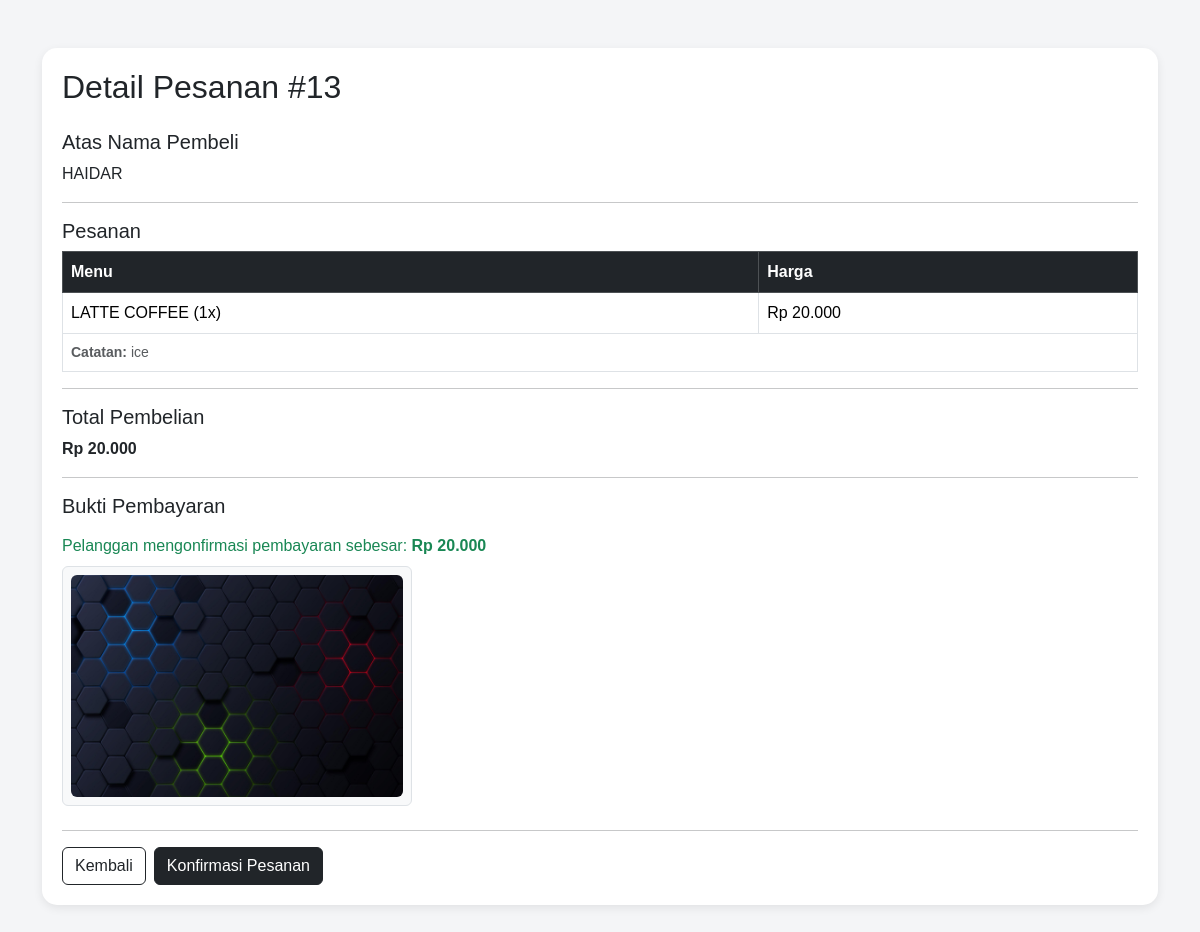
Page /admin/detail_pesanan.php?id=13 (signed in) on the committed database.
### tables this page shows
CREATE TABLE `pemesanan` (
  `id` int(5) NOT NULL,
  `namap` varchar(30) NOT NULL,
  `jumlah` int(2) NOT NULL,
  `catatan` varchar(100) DEFAULT NULL,
  `idm` int(11) NOT NULL,
  `status` enum('Pending','Selesai') DEFAULT 'Pending'
);

CREATE TABLE `menu` (
  `idm` int(2) NOT NULL,
  `catalog` varchar(30) NOT NULL,
  `harga` varchar(30) NOT NULL,
  `keterangan` varchar(200) DEFAULT NULL
);

CREATE TABLE `pembayaran` (
  `idpe` int(2) NOT NULL,
  `total` int(20) NOT NULL,
  `bukti` varchar(255) NOT NULL,
  `id` int(11) NOT NULL
);

### admin/detail_pesanan.php (the view, shortened to what this page needs)
<?php
require_once __DIR__ . '/koneksi.php';
$id_pesanan = mysqli_real_escape_string($konek, $_GET['id']);
$query = "SELECT pemesanan.*, menu.catalog, menu.harga, pembayaran.total AS total_bayar, pembayaran.bukti
          FROM pemesanan
          LEFT JOIN menu ON pemesanan.idm = menu.idm
          LEFT JOIN pembayaran ON pemesanan.id = pembayaran.id
          WHERE pemesanan.id = '$id_pesanan'";
$result = mysqli_query($konek, $query);
$data = mysqli_fetch_assoc($result);
?>
<!DOCTYPE html>
<html lang="id">
<head>
    <link href="https://cdn.jsdelivr.net/npm/bootstrap@5.3.3/dist/css/bootstrap.min.css" rel="stylesheet">
    <link rel="stylesheet" href="style.css">
</head>
<body>
    <div class="container mt-5 mb-5">
        <div class="box">
            <h2 class="mb-4">Detail Pesanan #<?= $data['id']; ?></h2>
            <h5>Atas Nama Pembeli</h5>
            <p><?= strtoupper($data['namap']); ?></p>
            <hr>
            <h5>Pesanan</h5>
            <table class="table table-bordered">
                <thead class="table-dark">
                    <tr>
                        <th>Menu</th>
                        <th>Harga</th>
                    </tr>
                </thead>
                <tbody>
                    <tr>
                        <td><?= strtoupper($data['catalog']); ?> (<?= $data['jumlah']; ?>x)</td>
                        <td>Rp <?= number_format($data['harga'], 0, ',', '.'); ?></td>
                    </tr>
                    <?php if (!empty($data['catatan'])) { ?>
                        <tr>
                            <td colspan="2" class="text-muted small">
                                <strong>Catatan:</strong> <?= $data['catatan']; ?>
                            </td>
                        </tr>
                    <?php } ?>
                </tbody>
            </table>
            <hr>
            <h5>Total Pembelian</h5>
            <p class="price">
                Rp <?= number_format($data['harga'] * $data['jumlah'], 0, ',', '.'); ?>
            </p>
            <hr>
            <h5 class="mb-3">Bukti Pembayaran</h5>
            <?php if (!empty($data['bukti'])) { ?>
                <p class="text-success mb-2">
                    Pelanggan mengonfirmasi pembayaran sebesar: <strong>Rp <?= number_format($data['total_bayar'], 0, ',', '.'); ?></strong>
                </p>
                <div class="mb-4 p-2 border rounded bg-light text-center" style="max-width: 350px;">
                    <img src="../asset/<?= $data['bukti']; ?>" alt="Bukti Transfer" class="img-fluid rounded" style="max-height: 400px; object-fit: contain;">
                </div>
            <?php } else { ?>
                <div class="alert alert-warning py-2 small" style="max-width: 400px;">
                    Belum ada bukti pembayaran yang diunggah oleh pelanggan.
                </div>
            <?php } ?>
            <hr>
            <div class="d-flex gap-2">
                <a href="index.php" class="btn btn-outline-dark">
                    Kembali
                </a>
                <?php if (!empty($data['bukti'])) { ?>
                    <a href="konfirmasi_pesanan.php?id=<?= $data['id']; ?>" class="btn btn-dark">
                        Konfirmasi Pesanan
                    </a>
                <?php } ?>
            </div>
        </div>
    </div>
</body>
</html>

### admin/style.css (style rules this page uses)
body { background-color: #f4f5f7; font-family: Arial, sans-serif; }
.box { background: rgb(255, 255, 255); border-radius: 15px; padding: 20px; margin-top: 25px; box-shadow: 0 3px 10px rgba(0, 0, 0, 0.08); }
.price { font-weight: bold; }

### rows in the picture
pemesanan: id "13", namap "HAIDAR", idm.catalog "LATTE COFFEE", jumlah "1", idm.harga "20.000", catatan "ice", $data['harga'] * $data['jumlah'] "20.000", pembayaran.total "20.000", pembayaran.bukti (picture)
